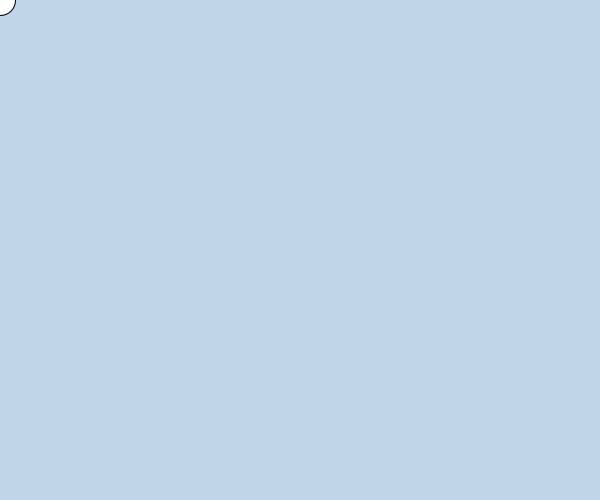
Frame 1 (no input)
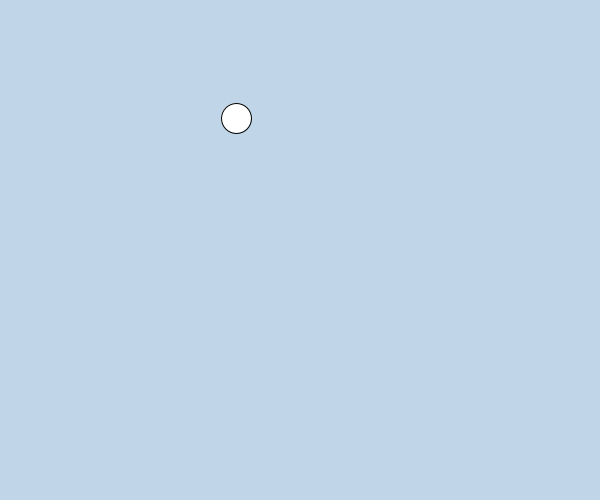
Frame 60 (the mouse pressed at the canvas centre just before this capture)
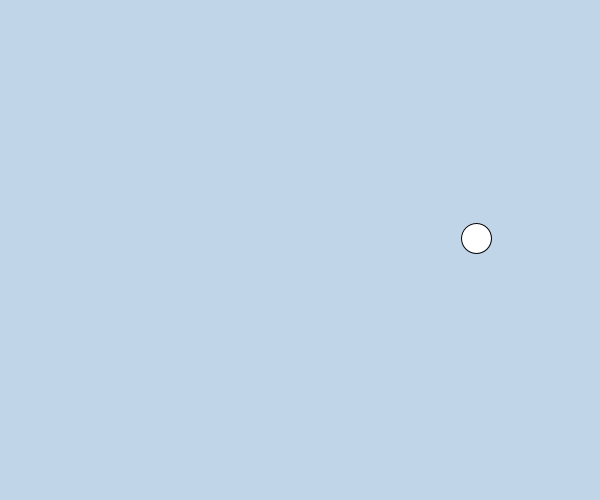
Frame 120 (the mouse held since frame 60 and released just before this capture)

The Processing sketch that drew these frames (run headless with seeded random() and noise(); from frame 60 on, the mouse is pressed at the canvas centre):

// Processing sketch: Pelota
// ── Pelota.pde
int posX = 0;
int posY = 0;
int radio = 0;
int diametro = 30;
int velocidadX = 4;
int velocidadY = 2;


void setup()
{
  size(600,500);
  radio = diametro / 2;
}

void draw()
{
  background(#C0D6E8);
  ellipse(posX,posY ,diametro,diametro);
  posX = posX + velocidadX;
  posY = posY + velocidadY;
  
  if(posX > width - radio)
  {
    velocidadX = -4;
  }
  if(posX < radio)
  {
    velocidadX = 4;
  }
  
    if(posY > height - radio)
  {
    velocidadY = -2;
  }
  if(posY < radio)
  {
    velocidadY = 2;
  }
}
